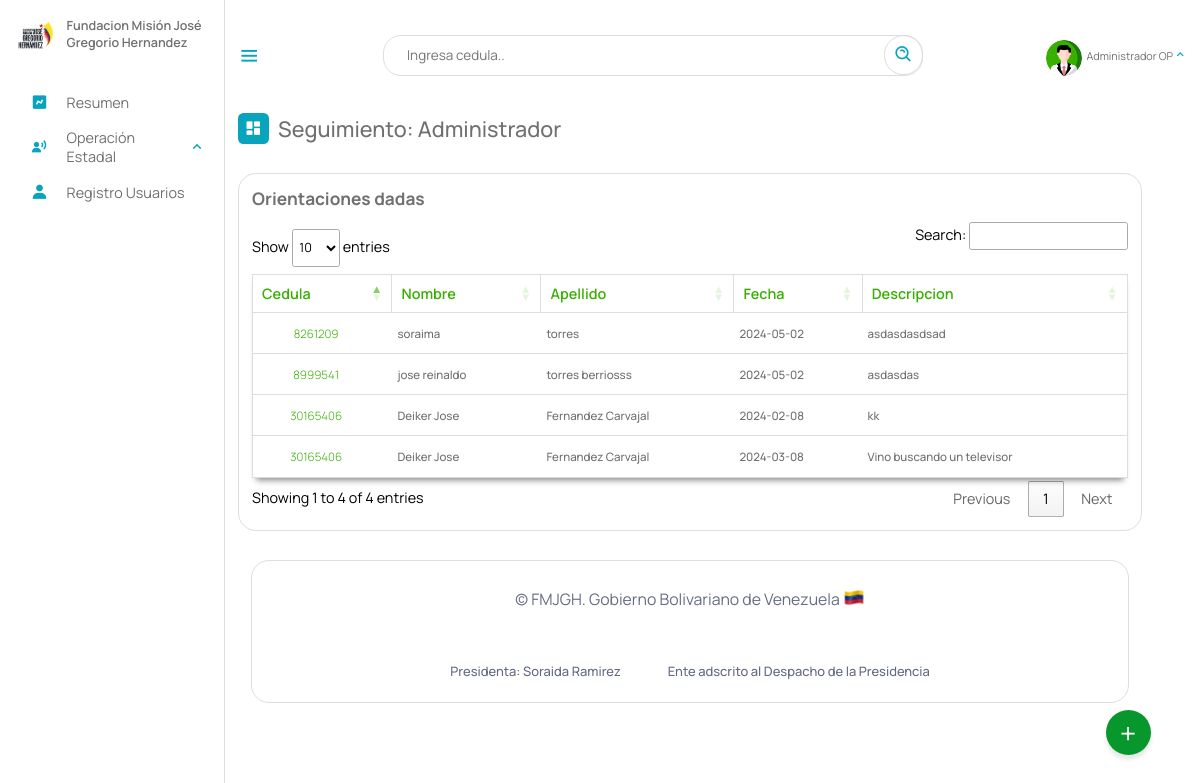
Page /Escritorio/01,11-orientados.php (signed in) on the committed database.
### tables this page shows
CREATE TABLE `orientaciones` (
  `id` int(11) NOT NULL AUTO_INCREMENT,
  `descripcion` text NOT NULL,
  `fecha_orientacion` date NOT NULL,
  `cedula` int(11) NOT NULL,
  `por` int(12) DEFAULT NULL,
  PRIMARY KEY (`id`),
  KEY `cedula` (`cedula`),
  KEY `por` (`por`)
);

CREATE TABLE `beneficiario` (
  `cedula` int(12) NOT NULL,
  `nombre` text NOT NULL,
  `apellido` text NOT NULL,
  `fecha_naci` date NOT NULL,
  `email` varchar(50) NOT NULL,
  `telefono` varchar(12) NOT NULL,
  `nacionalidad` char(2) NOT NULL,
  `edad` int(2) NOT NULL,
  `sexo` char(1) NOT NULL,
  `edo_civil` text NOT NULL,
  `nro_hijo` int(2) DEFAULT NULL,
  `estado` varchar(10) NOT NULL,
  `municipio` varchar(20) NOT NULL,
  `parroquia` varchar(10) NOT NULL,
  `discapacidad` varchar(10) NOT NULL,
  `atencion_solicitada` varchar(10) NOT NULL,
  `certificado` varchar(50) DEFAULT NULL,
  `registrado_por` text DEFAULT NULL,
  `fecha_registro` date NOT NULL,
  PRIMARY KEY (`cedula`),
  KEY `estado` (`estado`),
  KEY `discapacidad` (`discapacidad`),
  KEY `atencion_solicitada` (`atencion_solicitada`),
  KEY `municipio` (`municipio`),
  KEY `parroquia` (`parroquia`),
  CONSTRAINT `beneficiario_ibfk_1` FOREIGN KEY (`estado`) REFERENCES `estados` (`id_estados`) ON DELETE CASCADE,
  CONSTRAINT `beneficiario_ibfk_2` FOREIGN KEY (`municipio`) REFERENCES `municipios` (`id_municipios`) ON DELETE CASCADE,
  CONSTRAINT `beneficiario_ibfk_3` FOREIGN KEY (`parroquia`) REFERENCES `parroquia` (`id`) ON DELETE CASCADE ON UPDATE CASCADE,
  CONSTRAINT `beneficiario_ibfk_4` FOREIGN KEY (`discapacidad`) REFERENCES `discapacid_e` (`id_e`) ON DELETE CASCADE,
  CONSTRAINT `beneficiario_ibfk_5` FOREIGN KEY (`atencion_solicitada`) REFERENCES `tipoatencion` (`id`) ON DELETE CASCADE
);

### php/09-orientacion.php (called while the page is built, shortened)
<?php
include_once("ManejadorBD.php");
class orientacion extends ManejadorBD{
        private $cnn;
        public function __construct($tipoConexion){
            $this->cnn = parent::conectar($tipoConexion);
        }
		public function consultarorientacion()
	{
		try {
			$stmt = $this->cnn->prepare('SELECT orientaciones.descripcion, orientaciones.fecha_orientacion, beneficiario.cedula, beneficiario.nombre, beneficiario.apellido from orientaciones, beneficiario WHERE beneficiario.cedula=orientaciones.cedula and orientaciones.por is null');
			$stmt->setFetchMode(PDO::FETCH_ASSOC);
			$stmt->execute();
			return $stmt->fetchAll();
		} catch (PDOException $error) {
			echo "Error: ejecutando consulta SQL." . $error->getMessage();
			exit();
		}
	}
}
?>

### php/ManejadorBD.php (called while the page is built, shortened)
<?php
	class ManejadorBD extends PDO {
		public $srv	= SRV;
		public $usr	= USR;
		public $pas	= PAS;
		public $dbn	= BDN;
		public function conectar($tipoConexion){
			try{
				switch ($tipoConexion) {
				    case 1:
				        $dsn = "mysql:host=$this->srv;dbname=$this->dbn";
				        break;
				}
				$dbh = new PDO($dsn, $this->usr, $this->pas);
    			$dbh->setAttribute(PDO::ATTR_ERRMODE, PDO::ERRMODE_EXCEPTION);
			}catch(PDOException $error){
                echo "Error al Conectar con la Base de Datos: ".$error->getMessage();
                exit();
			}
            $this->conexionBD = $dbh;
			return $this->conexionBD;
		}
	}
?>

### Escritorio/01,11-orientados.php (the view, shortened to what this page needs)
<?php
include_once("partearriba.php");
?>
<link rel="stylesheet" type="text/css" href="https://cdn.datatables.net/1.11.3/css/jquery.dataTables.min.css">
<div class="dash-contenido">
    <div class="overview">
        <div class="titulo">
            <i class='bx bxs-dashboard'> </i>
            <span class="link-name"> Seguimiento: <?php echo $rol ?> </span>
        </div>
    </div>
    <div class="tabla-atencion">
        <h2>Orientaciones dadas</h2>
        <table>
            <thead>
                <tr>
                    <th>Cedula</th>
                    <th>Nombre</th>
                    <th>Apellido</th>
                    <th>Fecha</th>
                    <th>Descripcion</th>
                </tr>
            </thead>
            <tbody>
                <?php
                include_once("../php/09-orientacion.php");
                $aten = new orientacion(1);
                $consulta = $aten->consultarorientacion();
                if ($consulta) {
                    foreach ($consulta as $registros) {
                ?>
                        <tr>
                        <td><a class="cedula"  id="verBeneficiario" href="__verBeneficiario.php?cedula=<?php echo $registros['cedula']; ?>"><?php echo $registros['cedula']; ?></a></td>
                            <td><?php echo $registros["nombre"]; ?></td>
                            <td><?php echo $registros["apellido"]; ?></td>
                            <td><?php echo $registros["fecha_orientacion"]; ?></td>
                            <td><?php echo $registros["descripcion"]; ?></td>
                        </tr>
                <?php
                    }
                }
                ?>
            </tbody>
        </table>
    </div>
</div>
<?php
include_once("parteabajo.php");
?>

### Escritorio/estilo.css (style rules this page uses)
* { font-family: 'Manrope', sans-serif; margin: 0; padding: 0; box-sizing: border-box; scroll-behavior: smooth; }
:root { --body-color: ; --tran-03:all 0.2 ease ; --tran-03:all 0.3s ease ; --tran-03:all 0.4s ease ; --tran-03:all 0.5s ease ; }
body { height: 100vh; background-color: #fff; }
.menu-dash .dash-contenido { padding-top: 45px; }
.menu-dash .titulo { display: flex; align-items: center; margin: 70px 0 30px 0; }
.menu-dash .titulo i { position: relative; height: 35px; width: 35px; background-color: #08A4BD; border-radius: 6px; color: #fff; display: flex; align-items: center; justify-content: center; font-size: 20px; }
.menu-dash .titulo .link-name { font-size: 24PX; font-weight: 500; color: #707070; margin-left: 10px; }
table { width: 100%; }

### Escritorio/dash.css (style rules this page uses)
.dash-contenido .tabla-atencion { margin-top: 2rem; border: 1px solid #ddd; border-radius: 20px; padding: 15px; display: flex; flex-direction: column; justify-content: start; align-items: self-start; overflow: auto; }
.dash-contenido .tabla-atencion h2 { margin-bottom: 0.8rem; font-size: 1.2rem; color: #707070; }
.dash-contenido .tabla-atencion table { background-color: #fff; box-shadow: 0 6px 7px -4px rgba(0, 0, 0, 0.5); width: 100%; border: 1px solid #ddd; text-align: left; color: #707070; font-size: 1rem; border-collapse: collapse; transition: .8s; }
.dash-contenido .tabla-atencion table thead th { color: #38b000; font-weight: 600; border: solid 1px #ddd; padding: 10px; }
.dash-contenido .tabla-atencion table tbody td { font-size: .8rem; font-weight: 500; padding: 6px; border-bottom: 1px solid #ddd; }
.dash-contenido .tabla-atencion table tbody td a { max-width: 90%; text-decoration: none; background-color: #fff; font-weight: 300; padding: 6px; color: #38b000; border-radius: 5px; border: 1px solid #38b000; text-align: center; transition: 0.8s ease; display: flex; justify-content: center; flex-wrap: nowrap; }
.dash-contenido .tabla-atencion table tbody td .cedula { color: #38b000; display: block; max-width: 90%; background-color: #fff; font-weight: 300; padding: 8px; border-radius: 5px; border: none; text-align: center; transition: 0.8s ease; }
table.dataTable.no-footer { width: 100%; }

### Escritorio/02-buttons/01-buttons.css (style rules this page uses)
body { margin: 0; padding: 0; }

### rows in the picture
orientaciones: beneficiario.cedula "30165406", beneficiario.nombre "Deiker Jose", beneficiario.apellido "Fernandez Carvajal", fecha_orientacion "2024-02-08", descripcion "kk"
orientaciones: beneficiario.cedula "30165406", beneficiario.nombre "Deiker Jose", beneficiario.apellido "Fernandez Carvajal", fecha_orientacion "2024-03-08", descripcion "Vino buscando un televisor"
orientaciones: beneficiario.cedula "8261209", beneficiario.nombre "soraima", beneficiario.apellido "torres", fecha_orientacion "2024-05-02", descripcion "asdasdasdsad"
orientaciones: beneficiario.cedula "8999541", beneficiario.nombre "jose reinaldo", beneficiario.apellido "torres berriosss", fecha_orientacion "2024-05-02", descripcion "asdasdas"

### other values in the picture
$NombreUsuarioActivo "Administrador OP"
$rol "Administrador"
